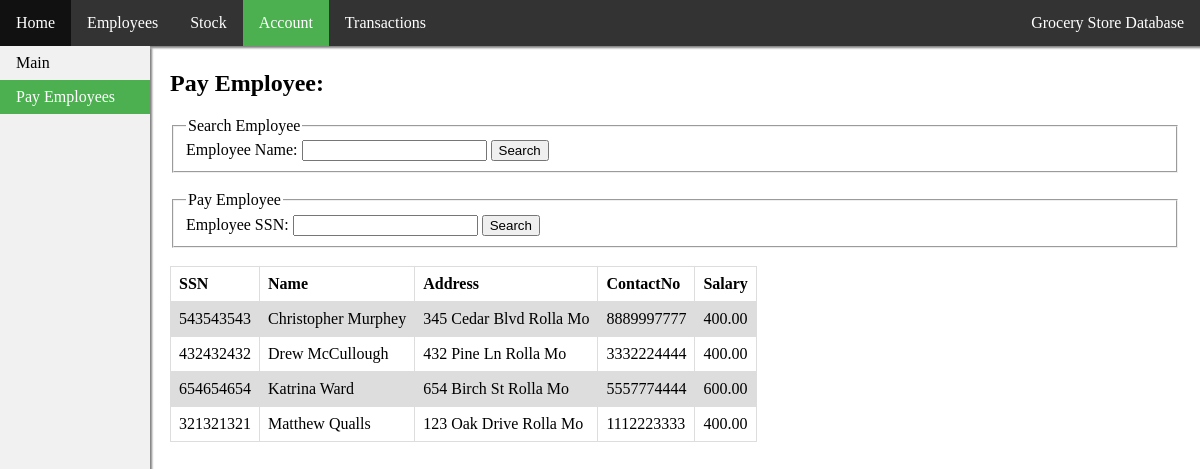
Screenshot of /account2.php with the database file from the repository.
### tables this page shows
CREATE TABLE Employee(
  SSN			CHAR(9)			PRIMARY KEY,
  Address		VARCHAR(50),
  ContactNo	CHAR(11),
  Name		VARCHAR(30),
  Salary		NUMERIC(10,2)
);

### queries/getEmployeesByName.php (the view, shortened to what this page needs)
<?php
$user = "root";
$pass = "";
$db = "grocerydb";
$conn = new mysqli("localhost", $user, $pass, $db);
if($Name == "")
{
  $sql = "SELECT SSN, Name, Address, ContactNo, Salary From Employee order by Name";
}
else
{
  $sql = "SELECT SSN, Name, Address, ContactNo, Salary From Employee
          WHERE Name Like \"%$Name%\"
          order by Name";
}
$result = $conn->query($sql);
if ($result->num_rows > 0) {
   echo "<table><tr>
   <th>SSN</th>
   <th>Name</th>
   <th>Address</th>
   <th>ContactNo</th>
   <th>Salary</th>
   </tr>";
   while($row = $result->fetch_assoc()) {
       echo
       "<tr>
       <td>" . $row["SSN"]. "</td>
       <td>" . $row["Name"]. "</td>
       <td>" . $row["Address"]. "</td>
       <td>" . $row["ContactNo"]. "</td>
       <td>" . $row["Salary"]. "</td>
       </tr>";
   }
   echo "</table>";
}
else {
   echo "0 results...scrub";
}
?>

### styles/content.css (style rules this page uses)
body { margin: 0; }
table { border-collapse: collapse; max-width: 100%; }
td, th { border: 1px solid #dddddd; text-align: left; padding: 8px; }
tr:nth-child(even) { background-color: #dddddd; }

### rows the page displays
employee: SSN "543543543", Name "Christopher Murphey", Address "345 Cedar Blvd Rolla Mo", ContactNo "8889997777", Salary "400.00"
employee: SSN "432432432", Name "Drew McCullough", Address "432 Pine Ln Rolla Mo", ContactNo "3332224444", Salary "400.00"
employee: SSN "654654654", Name "Katrina Ward", Address "654 Birch St Rolla Mo", ContactNo "5557774444", Salary "600.00"
employee: SSN "321321321", Name "Matthew Qualls", Address "123 Oak Drive Rolla Mo", ContactNo "1112223333", Salary "400.00"
